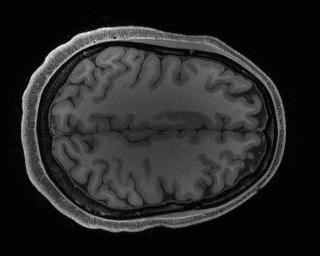
#> input picture data/RAISE_HR/test.png, 320 x 256 px; its folder holds only this picture in this run
$ python -i resizeImage.py   (imports and definitions only)   (older library calls are emulated)
#> lines starting #> are read from the running program, lines starting #| are printed output that depends on the picture
from PIL import Image
import os
from multiprocessing import Pool

# Define the input and output image
input_dir = '../low_low_resolution'
output_dir = '../low_low_resolution_out'
scale = 2.

# [2 lines not run here, left out]

# [1 line that did not run here, left out]
# [1 line that did not run here, left out]

# Define the pool function
def downscale(name):
#> called with name = '../data/RAISE_HR/test.png'
    print(name)
    with Image.open(name) as im:
#> im is the input picture: PIL image 320x256 L; min 0, max 255, mean 38.1
        w, h = im.size
#> w = 320; h = 256
        print(im.size)
#| (320, 256)
        w_new = int(w / scale)
#> w_new = 160
        # h_new = int(h / scale)
        im_new = im.resize((w_new, h), Image.ANTIALIAS)
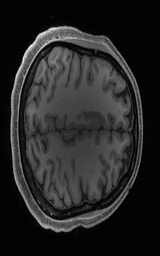
#> im_new: PIL image 160x256 L; min 0, max 248, mean 38.1
        print(im_new.size)
#| (160, 256)
        im_new_new = im_new.resize((w, h), Image.ANTIALIAS)
        print(im_new_new.size)
#| (320, 256)
        save_name = os.path.join(output_dir, name.split('/')[-1])
        im_new_new.save(save_name)

p = Pool(5)
# [1 line not run here, left out]
# [10 lines of commented-out code are left out]

>>> result = downscale('../data/RAISE_HR/test.png')
